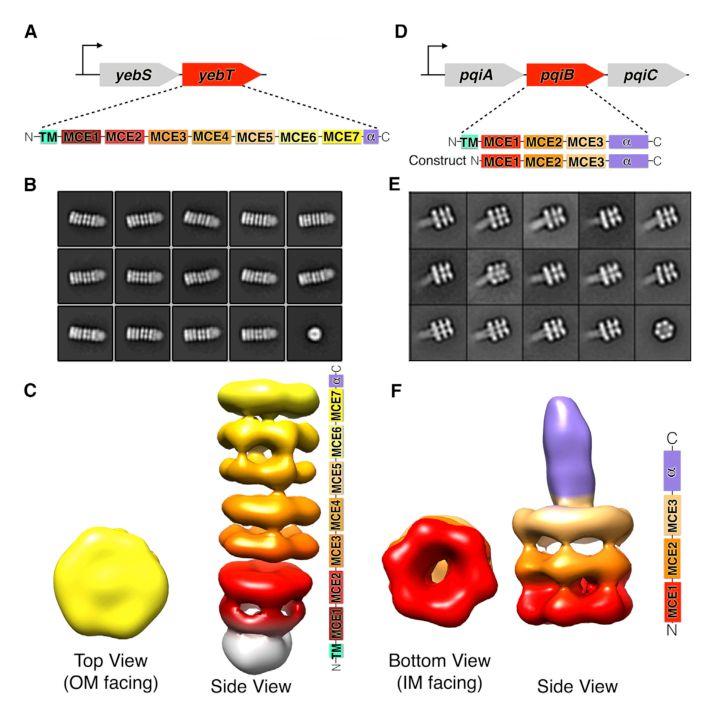
#> input picture assets/papers/2017-architectures-of-lipid-transport-systems-for-the-bacterial-outer-membr/fig-05.jpg, 716 x 718 px
$ python -i ingest_tei.py   (imports and definitions only)
#> lines starting #> are read from the running program, lines starting #| are printed output that depends on the picture
#!/usr/bin/env python3
"""Extract papers with GROBID, taking its figure images where it has them.

GROBID is a trained model rather than a pile of regexes: it recovers canonical
section structure, unfragmented paragraphs and — most valuably — a *parsed*
bibliography with author, title, venue and year as fields.

Its asset endpoint also returns the figures' embedded images, linked to each
figure by a <graphic> element, at native resolution. That beats re-rendering a
region at 150 dpi, so those are preferred. It can only return what the PDF
embeds as a bitmap, though, and a figure drawn as vector art yields nothing —
which is exactly what extract_pdf.py's crops are for, so they remain the
fallback.

Output is the same document shape as the other two sources, so the builder,
the edit overlays and the audit work on it unchanged.

    .cache/tei/<slug>.tei.xml     GROBID's TEI, cached
    .cache/figmap/<slug>.json     label -> figure image, harvested from ours
    .cache/doc/<slug>.json        nodes, marked source: grobid

Needs the service running:  cd grobid && ./gradlew run

    python3 scripts/ingest_tei.py [--only SUBSTRING] [--limit N] [--force]
"""

import argparse
import glob
import io
import hashlib
import json
import os
import re
import sys
import zipfile

import requests
from PIL import Image
from lxml import etree

REPO = os.path.dirname(os.path.dirname(os.path.abspath(__file__)))
CACHE = os.path.join(REPO, '.cache')
PDF_DIR = os.path.join(CACHE, 'pdf')
DOC_DIR = os.path.join(CACHE, 'doc')
TEI_DIR = os.path.join(CACHE, 'tei')
ASSET_DIR = os.path.join(CACHE, 'tei_assets')
FIGMAP_DIR = os.path.join(CACHE, 'figmap')
OURS_DIR = os.path.join(CACHE, 'doc_ours')
NO_RESTORE = False
NS = {'t': 'http://www.tei-c.org/ns/1.0'}

BACK_HEAD = re.compile(r'^(references?(?: and notes)?|bibliography|'
                       r'mdar reproducibility|submitted \d|'
                       r'acknowledge?ments?|author contributions?|'
                       r'competing interests?|declarations?|funding|'
                       r'data (and code )?availability|code availability|'
                       r'supplementary|supporting information|'
                       r'conflicts? of interest|ethics|resource availability|'
                       r'key resources)', re.I)
# Supplementary figures and tables are not part of the paper as it reads: the
# publisher link is there for anyone who wants them.
SUPP_LABEL = re.compile(r'^(supplementary|supplemental|extended\s+data|appendix'
                        r'|(?:fig(?:ure)?|table|scheme)\.?\s*s\s*\d)', re.I)

# GROBID occasionally promotes a caption fragment or a page banner to a heading
# only the named divisions of a paper are top-level; everything else is a
# subsection, however short its title
TOP_LEVEL = re.compile(r'^(abstract|summary|introduction|background|results'
                       r'(?: and discussion)?|discussion|conclusions?|'
                       r'materials and methods|methods(?: and materials)?|'
                       r'materials|experimental procedures|star\s*\+?\s*methods|'
                       r'main|significance|outlook)\s*[:.]?$', re.I)

JUNK_HEAD = re.compile(r'^(research \| research article|'
                       r'\(legend continued on next page\)|'
                       r'downloaded from|see also)', re.I)


# Publisher watermarks are printed sideways down the page, so extraction drops
# them into whatever paragraph happens to be alongside — mid-sentence.
STAMP = re.compile(
    # "on July 26" may arrive as "onJuly 26": the watermark is set sideways and
    # extraction loses spaces at the glyph boundaries
    r'Downloaded from \S+ at [^,]{0,120}?\s*on\s*[A-Z][a-z]+\s*\d{1,2},?\s*\d{4}'
    r'|which was not certified by peer review[^.]{0,80}\.'
    r'|The copyright holder for this preprint[^.]{0,120}\.'
    r'|(?:bioRxiv|medRxiv) preprint doi: ?\S+'
    r'|available under a ?CC-BY[^\s]*(?: \d\.\d)?(?: International license)?'
    r'|this version posted \w+ \d{1,2},? \d{4}[^.]{0,40}\.'
    # Nature's running head, which lands mid-sentence and even alone as a
    # heading: "Article https://doi.org/10.1038/s41589-022-01223-z"
    r'|Articles?\s+https?://doi\.org/\S+'
    r'|https?://doi\.org/10\.1038/\S+', re.I)


# A hyphen at a line break is ambiguous: "bidirec- tional" must close up,
# "high- confidence" must keep its hyphen. Without a dictionary the reliable
# signal is the first element — these words are whole words that form compounds,
# never syllable fragments, so a hyphen after them is the author's.
COMPOUND_HEAD = re.compile(
    r'(?:^|[\s(\[])(?:high|low|well|self|non|semi|multi|cross|single|double|'
    r'triple|long|short|wild|full|half|one|two|three|four|first|second|third|'
    r'large|small|whole|near|mid|pre|post|anti|pro|co|re|sub|super|inter|intra|'
    r'trans|ultra|micro|macro|nano|meta|end|side|top|bottom|left|right|open|'
    r'closed|free|fixed|based|like|specific|dependent|independent|wide|deep|'
    r'state|real|time|N|C|X|3D|2D)$', re.I)


# Invisible characters the typesetter used for line breaking. A soft hyphen is
# why "high-\u00adconfidence" arrived as "highconfidence": it sits between the
# hyphen and the next word and defeats every pattern that looks for one.
INVISIBLE = dict.fromkeys(map(ord, '\u00ad\u200b\u200c\u200d\u2060\ufeff'), None)

# U+02BC (modifier letter apostrophe) is what Nature's closing quote becomes, and
# extraction drops the space after it: "matrixʼfor", "singletonʼpairs".
MODIFIER_QUOTE = re.compile('\u02bc(?=[A-Za-z0-9])')


# Publisher PDFs lose specific glyphs through extraction. Only substitutions
# that cannot be confused with real text are made here: "DmlaE" for ΔmlaE is
# NOT among them, because the same shape matches tool names like DockQ.
GLYPH_FIXES = (
    (re.compile(r'A\s?˚|˚\s?A'), 'Å'),
    # α-helical, β-sheet: no such thing as an a-sheet or a b-helix
    (re.compile(r'\b([ab])-(?=(?:helic|helix|barrel|sheet|strand|turn))'),
     lambda m: ('α' if m.group(1) == 'a' else 'β') + '-'),
    # β5-β6 strand pairs
    (re.compile(r'\bb(\d{1,2})-b(\d{1,2})\b'), r'β\1-β\2'),
    # "~35%" arrives as "$35%". Currency is left alone: "US$2,000" is real.
    (re.compile(r'(?<!US)(?<!U\.S\.)\$(?=\s?\d)'), '~'),
)


# [26 lines left out: functions fix_glyphs, dehyphenate, norm, not called in this run]


def node_id(index, text):
    seed = norm(text)[:200] or str(index)
    return 'g%d-%s' % (index, hashlib.sha1(seed.encode()).hexdigest()[:6])


# [40 lines left out: function tei_with_assets, not called in this run]


def mean_luma(path):
    from PIL import ImageStat
    try:
        return ImageStat.Stat(Image.open(path).convert('L')).mean[0]
    except Exception:                                   # noqa: BLE001
        return 255.0


def resolve_asset(path):
    """Given the image GROBID linked, return the one a reader should see.

    pdfalto dumps every embedded object of a figure separately, so a masked
    graphic arrives as a *pair*: the artwork and its transparency stencil, at
    identical dimensions. GROBID may link either one, and linking the stencil
    renders a white silhouette on black — which is how this was noticed. Given
    a pair, the lighter member is the artwork.
    """
    try:
        target = Image.open(path)
#> target is the input picture: PIL image 716x718 RGB; mean R, G, B 207.8, 196.2, 187.2
    except Exception:                                   # noqa: BLE001
        return None
    size, here = target.size, mean_luma(path)
#> size = (716, 718); here = 198.6
    siblings = [p for p in glob.glob(os.path.join(os.path.dirname(path), '*.png'))
                if p != path]
    lighter = [(mean_luma(p), p) for p in siblings
               if Image.open(p).size == size]
#> lighter = []
    lighter = [(m, p) for m, p in lighter if m > here + 60]
    if lighter:
        return max(lighter)[1]
    # an unpaired stencil: two-tone, and dark overall
    small = target.convert('L').resize((64, 64))
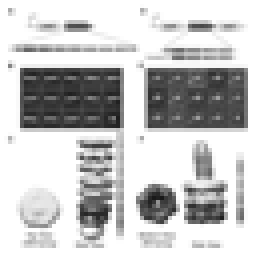
#> small: PIL image 64x64 L (shown 4 times larger); min 25, max 255, mean 198.1
    pixels = list(small.getdata())
#> pixels = 4096 values, max 255 at index 0, min 25 at index 3176, mean 198.1
    extreme = sum(1 for p in pixels if p < 12 or p > 243)
#> extreme = 2177
    if here < 40 and extreme > len(pixels) * 0.7:
        return None
    return path


# [135 lines left out: functions is_flat, flatten, web_image, crop_index, label_number, figure_map and 2 more, not called in this run]


EQUATION_OP = re.compile(r'[=≥≤<>≠±×÷∑∏∫√]|\b(log|exp|softmax|arg\s*max|arg\s*min|'
                         r'max|min|sum|mean)\b', re.I)


# [22 lines left out: functions looks_like_equation, label_soup, not called in this run]


# A cell is a number, a yes/no, or a *single* character. Two-character tokens
# were counted too, which makes "of", "in", "as" cells and any English sentence
# a table row — it silently ate the opening sentence of this paper.
TABLE_TOKEN = re.compile(r'^(yes|no|n/?a|[-+]?\d+[\d.,%]*|\S)$', re.I)


# [92 lines left out: functions table_row, trim_leading_junk, strip_figure_prefix, ref_text, not called in this run]


CITES_FIG = re.compile(r'\b(?:fig(?:ure)?s?\.?|table)\s*(\d{1,2})', re.I)


# [40 lines left out: function add_missing_figures, not called in this run]


# a paragraph that ends mid-sentence, and one that starts mid-sentence
OPEN_END = re.compile(r'[^.!?"”\'’)]$|[a-z0-9,;:\-–(\[]$|\b[A-Z]\.$')
OPEN_START = re.compile(r'^[a-z0-9(\[]')
FOOTNOTE_OPEN = re.compile(r'^\d{1,2}\s+[A-Z][a-z]')


# [56 lines left out: function lift_run_in_headings, not called in this run]


SECTION_HEAD = re.compile(
    r'^(star\s*\+?\s*methods|key resources table|'
    r'(?:experimental|animal) model[a-z\s]*details|method details|'
    r'quantification and statistical analysis|'
    r'data and (?:software|code) availability|resource availability|'
    r'materials and methods|methods)\s*$', re.I)


# [151 lines left out: functions split_section_headings, reading_order, insert_missing_sections, strip_repeated_heading, repair_compounds, not called in this run]


def word_runs(text, n=6):
    words = re.findall(r'[a-z0-9]+', (text or '').lower())
    return {' '.join(words[i:i + n]) for i in range(len(words) - n + 1)}


# [270 lines left out: functions body_prose, restore_dropped_text, repair_openings, number_references, not called in this run]


NUMBERED_ENTRY_TEXT = re.compile(
    r'(?:(?<=\s)|^)(\d{1,3})\.\s+([A-Z][^;]{30,400}?\((?:19|20)\d{2}\))')


# [159 lines left out: functions relocate_links, fill_missing_references, stitch, unique_anchors, place_figures, not called in this run]


XML_ID = '{http://www.w3.org/XML/1998/namespace}id'


# [284 lines left out: functions inline_text, convert, main, not called in this run]


# [2 lines not run here, left out]

>>> result = resolve_asset('../assets/papers/2017-architectures-of-lipid-transport-systems-for-the-bacterial-outer-membr/fig-05.jpg')

$ run again, on assets/papers/2018-de-novo-design-of-a-fluorescence-activating-barrel/fig-04.jpg
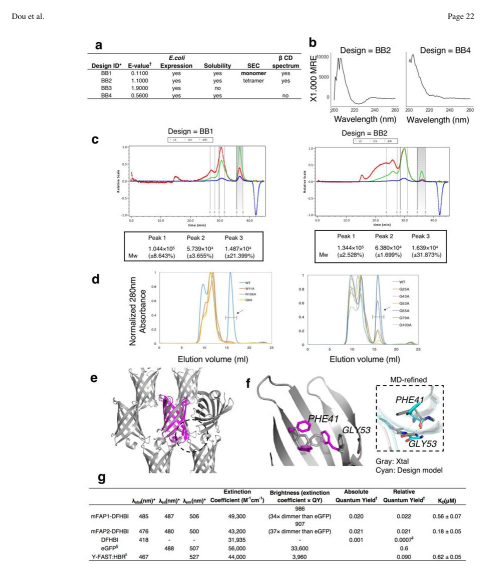
#> input picture assets/papers/2018-de-novo-design-of-a-fluorescence-activating-barrel/fig-04.jpg, 974 x 1147 px (shown at 1/2 size)
#> in resolve_asset, target is the input picture: PIL image 974x1147 RGB; mean R, G, B 243, 242.7, 243
#> size = (974, 1147); here = 242.8
#> lighter = []
#> in resolve_asset, `small = target.convert('L').resize((64, 64))`:
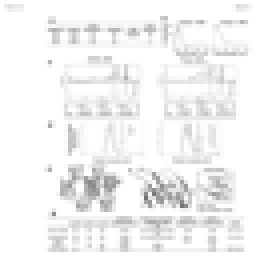
#> small: PIL image 64x64 L (shown 4 times larger); min 113, max 255, mean 242.5
#> pixels = 4096 values, max 255 at index 0, min 113 at index 3309, mean 242.5
#> extreme = 2769

$ run again, on assets/papers/2018-structurally-mapping-endogenous-heme-in-the-ccmcde-membrane-complex-fo/fig-01.jpg
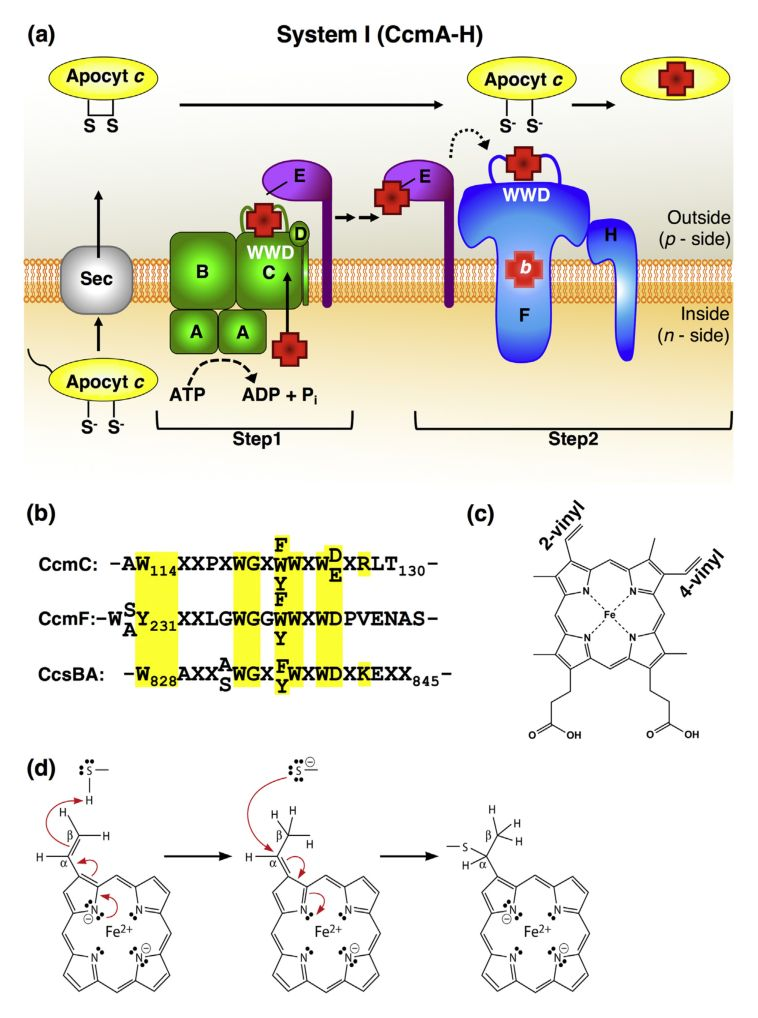
#> input picture assets/papers/2018-structurally-mapping-endogenous-heme-in-the-ccmcde-membrane-complex-fo/fig-01.jpg, 758 x 1018 px
#> in resolve_asset, target is the input picture: PIL image 758x1018 RGB; mean R, G, B 233.7, 231.5, 220.1
#> size = (758, 1018); here = 230.9
#> lighter = []
#> in resolve_asset, `small = target.convert('L').resize((64, 64))`:
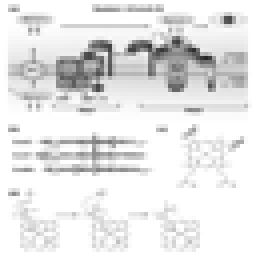
#> small: PIL image 64x64 L (shown 4 times larger); min 39, max 255, mean 230.6
#> pixels = 4096 values, max 255 at index 0, min 39 at index 947, mean 230.6
#> extreme = 2262

$ run again, on assets/papers/2018-structurally-mapping-endogenous-heme-in-the-ccmcde-membrane-complex-fo/fig-03.jpg
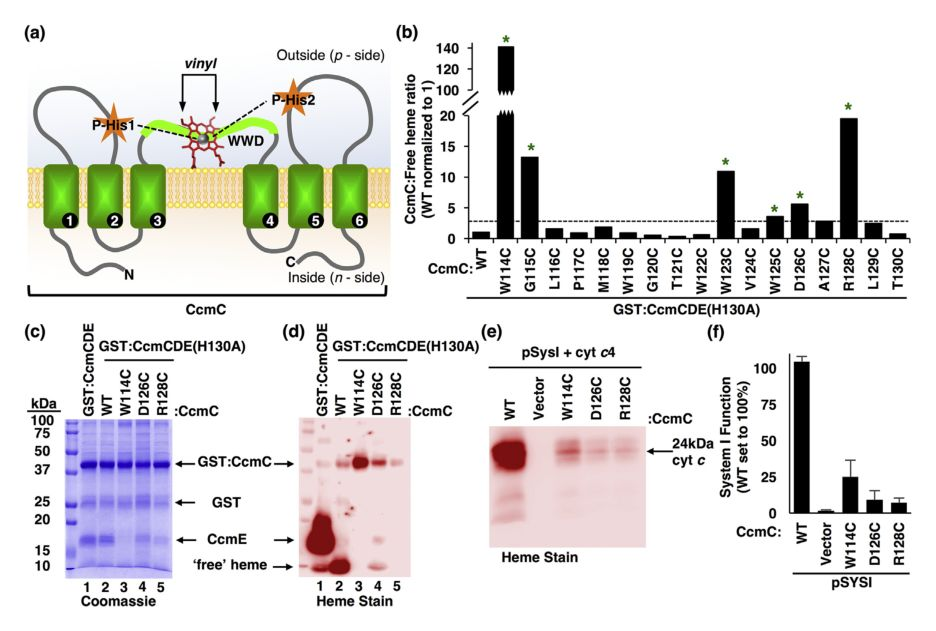
#> input picture assets/papers/2018-structurally-mapping-endogenous-heme-in-the-ccmcde-membrane-complex-fo/fig-03.jpg, 936 x 631 px
#> in resolve_asset, target is the input picture: PIL image 936x631 RGB; mean R, G, B 227.3, 226.1, 224.6
#> size = (936, 631); here = 226.3
#> lighter = []
#> in resolve_asset, `small = target.convert('L').resize((64, 64))`:
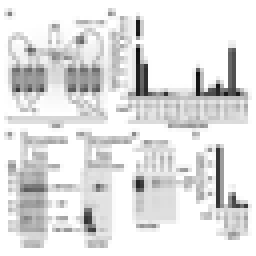
#> small: PIL image 64x64 L (shown 4 times larger); min 13, max 255, mean 225.8
#> pixels = 4096 values, max 255 at index 0, min 13 at index 802, mean 225.8
#> extreme = 2171
